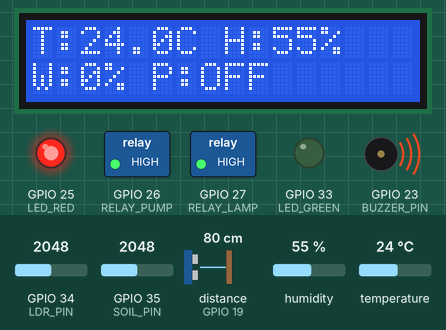
A sketch run on a simulated ESP32. Parts: 16×2 character LCD, switched loads named in the sketch (green lamp = pin HIGH), output pins drawn as LEDs (lit = HIGH), buzzer (waves = sounding, pin HIGH). Wiring (inferred from the names in the program): ultrasonic range finder: trigger GPIO 18; echo GPIO 19. Inputs (shaded band) come from the test bench; at power-on: distance to the obstacle (sensor on GPIO 19) 80 cm, GPIO 35 (SOIL_PIN) = 2048, GPIO 34 (LDR_PIN) = 2048, humidity 55 %, temperature 24 °C (analog values on the 0–4095 scale). The echo pulse lasts 58.3 µs per cm; pins used as bus, display or sensor lines are not drawn; what the sketch prints to the serial monitor is not drawn.

Above: at 3.3 s.
3.4 s: distance to the obstacle (sensor on GPIO 19) set to 16 cm
6.1 s: distance to the obstacle (sensor on GPIO 19) set to 12 cm
At 6.9 s:
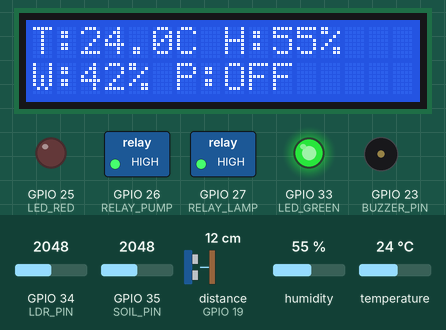
8.8 s: GPIO 35 (SOIL_PIN) set to 2720
13.9 s: GPIO 35 (SOIL_PIN) set to 2807
At 15.5 s:
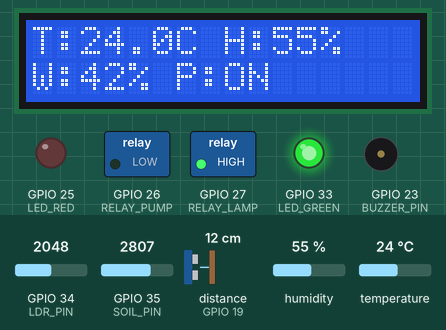
16.6 s: GPIO 34 (LDR_PIN) set to 2146
19.8 s: GPIO 34 (LDR_PIN) set to 2269
At 21.6 s:
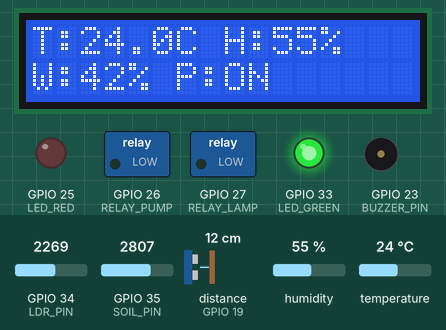
Timing chart, 0 to 23.1 s (numbered marks = the images above; inputs shaded):
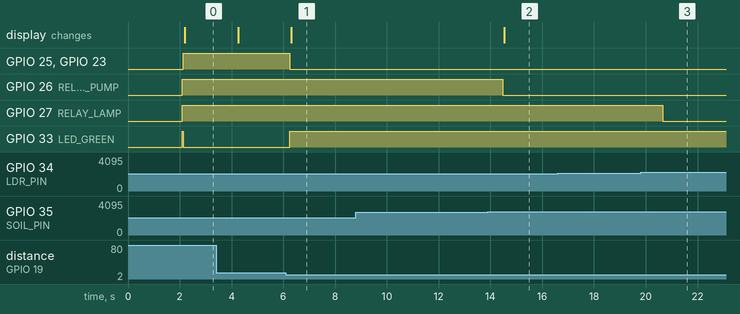

The sketch:

offline.ino
```cpp
// ============================================================
// SMART FARMING - ESP32
// OFFLINE AUTOMATION MODE
// ============================================================
//
// SENSOR
// ------------------------------------------------------------
// Ultrasonic  : TRIG GPIO 18 | ECHO GPIO 19
// LDR         : GPIO 34
// Soil        : GPIO 35
// DHT22       : GPIO 4
//
// OUTPUT
// ------------------------------------------------------------
// Relay Pump  : GPIO 26
// Relay Lamp  : GPIO 27
// Buzzer      : GPIO 23
// LED Red     : GPIO 25
// LED Green   : GPIO 33
//
// LCD I2C
// ------------------------------------------------------------
// SDA         : GPIO 21
// SCL         : GPIO 22
//
// ============================================================

#include <Wire.h>
#include <LiquidCrystal_I2C.h>
#include <DHT.h>


// ============================================================
// PIN CONFIGURATION
// ============================================================

#define TRIG_PIN        18
#define ECHO_PIN        19

#define LDR_PIN         34
#define SOIL_PIN        35

#define DHT_PIN         4
#define DHT_TYPE        DHT22

#define RELAY_PUMP      26
#define RELAY_LAMP      27

#define BUZZER_PIN      23

#define LED_RED         25
#define LED_GREEN       33

#define LCD_SDA         21
#define LCD_SCL         22


// ============================================================
// RELAY LOGIC
// Kebanyakan relay module menggunakan ACTIVE LOW
// ============================================================

#define RELAY_ON        LOW
#define RELAY_OFF       HIGH


// ============================================================
// SOIL MOISTURE CALIBRATION
//
// ADC tinggi = kering
// ADC rendah = basah
//
// Berdasarkan hasil pengujian:
// Basah  : sekitar 1670 - 1776
// Normal : sekitar 2670 - 2800
// ============================================================

#define ADC_DRY         4095
#define ADC_WET         1700


// ============================================================
// SOIL MOISTURE THRESHOLD
//
// < 55%       = KERING
// 55 - 69%    = NORMAL
// >= 70%      = BASAH
//
// Pompa:
// < 55%       = ON
// >= 70%      = OFF
// 55 - 69%    = pertahankan status
// ============================================================

#define SOIL_PUMP_ON    55
#define SOIL_PUMP_OFF   70


// ============================================================
// LDR THRESHOLD
//
// Berdasarkan hasil pengujian:
//
// Terang = sekitar 0 ADC
// Normal = sekitar 1400 ADC
// Gelap  = sekitar 3000+ ADC
//
// Hysteresis:
//
// >= 2200 = Lampu ON
// <= 1700 = Lampu OFF
// ============================================================

#define LDR_ON          2200
#define LDR_OFF         1700


// ============================================================
// WATER TANK
//
// Sensor berada di bagian atas tandon.
//
// <= 5 cm  = PENUH
// 17 cm    = KOSONG
// >= 17 cm = KOSONG
//
// 5 - 17 cm = dihitung menjadi 0 - 100%
// ============================================================

#define WATER_FULL_DISTANCE     5.0
#define WATER_EMPTY_DISTANCE    17.0


// ============================================================
// WATER SAFETY
//
// <= 20% = AIR KRITIS
//
// Jika air <= 20%:
// - Pompa OFF paksa
// - Buzzer ON
// - LED Merah ON
// - LED Hijau OFF
// ============================================================

#define WATER_WARNING_LEVEL     20.0


// ============================================================
// OBJECT
// ============================================================

DHT dht(DHT_PIN, DHT_TYPE);

LiquidCrystal_I2C lcd(0x27, 16, 2);


// ============================================================
// SYSTEM STATE
// ============================================================

bool pumpState = false;
bool lampState = false;
bool alarmState = false;


// ============================================================
// ULTRASONIC FUNCTION
// ============================================================

float readDistance() {

  // Pastikan trigger LOW
  digitalWrite(TRIG_PIN, LOW);
  delayMicroseconds(2);

  // Trigger pulse 10 us
  digitalWrite(TRIG_PIN, HIGH);
  delayMicroseconds(10);
  digitalWrite(TRIG_PIN, LOW);

  // Baca echo
  long duration = pulseIn(
    ECHO_PIN,
    HIGH,
    30000
  );

  // Tidak ada pantulan
  if (duration == 0) {
    return -1;
  }

  // Kecepatan suara = 0.0343 cm/us
  float distance =
    duration * 0.0343 / 2.0;

  return distance;
}


// ============================================================
// WATER LEVEL CALCULATION
// ============================================================

float calculateWaterLevel(float distance) {

  // Sensor error
  if (distance < 0) {
    return -1;
  }

  // ==========================================
  // AIR PENUH
  // ==========================================

  if (distance <= WATER_FULL_DISTANCE) {
    return 100.0;
  }


  // ==========================================
  // AIR KOSONG
  // ==========================================

  if (distance >= WATER_EMPTY_DISTANCE) {
    return 0.0;
  }


  // ==========================================
  // 5 - 17 CM
  // ==========================================

  float level =
    (
      (WATER_EMPTY_DISTANCE - distance)
      /
      (WATER_EMPTY_DISTANCE - WATER_FULL_DISTANCE)
    ) * 100.0;


  return constrain(
    level,
    0.0,
    100.0
  );
}


// ============================================================
// SETUP
// ============================================================

void setup() {

  Serial.begin(115200);

  // ==========================================================
  // PIN MODE
  // ==========================================================

  pinMode(TRIG_PIN, OUTPUT);
  pinMode(ECHO_PIN, INPUT);

  pinMode(LDR_PIN, INPUT);
  pinMode(SOIL_PIN, INPUT);

  pinMode(RELAY_PUMP, OUTPUT);
  pinMode(RELAY_LAMP, OUTPUT);

  pinMode(BUZZER_PIN, OUTPUT);

  pinMode(LED_RED, OUTPUT);
  pinMode(LED_GREEN, OUTPUT);


  // ==========================================================
  // ADC
  // ==========================================================

  analogReadResolution(12);


  // ==========================================================
  // I2C
  // ==========================================================

  Wire.begin(
    LCD_SDA,
    LCD_SCL
  );


  // ==========================================================
  // LCD
  // ==========================================================

  lcd.init();
  lcd.backlight();

  lcd.clear();

  lcd.setCursor(0, 0);
  lcd.print("SMART FARMING");

  lcd.setCursor(0, 1);
  lcd.print("SYSTEM START");

  delay(2000);


  // ==========================================================
  // DHT22
  // ==========================================================

  dht.begin();


  // ==========================================================
  // INITIAL OUTPUT
  // ==========================================================

  pumpState = false;
  lampState = false;
  alarmState = false;

  digitalWrite(
    RELAY_PUMP,
    RELAY_OFF
  );

  digitalWrite(
    RELAY_LAMP,
    RELAY_OFF
  );

  digitalWrite(
    BUZZER_PIN,
    LOW
  );

  digitalWrite(
    LED_RED,
    LOW
  );

  digitalWrite(
    LED_GREEN,
    HIGH
  );


  // ==========================================================
  // SERIAL
  // ==========================================================

  Serial.println();
  Serial.println("================================================");
  Serial.println("          SMART FARMING SYSTEM");
  Serial.println("              OFFLINE MODE");
  Serial.println("================================================");

  Serial.println();
  Serial.println("PIN CONFIGURATION");
  Serial.println("-----------------");

  Serial.println("Ultrasonic : TRIG 18 | ECHO 19");
  Serial.println("LDR        : GPIO 34");
  Serial.println("Soil       : GPIO 35");
  Serial.println("DHT22      : GPIO 4");
  Serial.println("Pump Relay : GPIO 26");
  Serial.println("Lamp Relay : GPIO 27");
  Serial.println("Buzzer     : GPIO 23");
  Serial.println("LED Red    : GPIO 25");
  Serial.println("LED Green  : GPIO 33");
  Serial.println("LCD        : SDA 21 | SCL 22");

  Serial.println();
  Serial.println("SYSTEM READY");
  Serial.println("================================================");
}


// ============================================================
// LOOP
// ============================================================

void loop() {

  // ==========================================================
  // 1. READ SOIL MOISTURE
  // ==========================================================

  int soilADC = analogRead(
    SOIL_PIN
  );


  int moisture = map(
    soilADC,
    ADC_DRY,
    ADC_WET,
    0,
    100
  );


  moisture = constrain(
    moisture,
    0,
    100
  );


  // ==========================================================
  // SOIL STATUS
  // ==========================================================

  String soilStatus;


  if (moisture < 55) {

    soilStatus = "KERING";

  }
  else if (moisture < 70) {

    soilStatus = "NORMAL";

  }
  else {

    soilStatus = "BASAH";
  }


  // ==========================================================
  // 2. READ ULTRASONIC
  // ==========================================================

  float distance = readDistance();


  float waterLevel =
    calculateWaterLevel(
      distance
    );


  // ==========================================================
  // 3. WATER SAFETY ALARM
  // ==========================================================

  if (
    waterLevel >= 0 &&
    waterLevel <= WATER_WARNING_LEVEL
  ) {

    alarmState = true;

  }
  else {

    alarmState = false;
  }


  // ==========================================================
  // 4. PUMP CONTROL
  //
  // PRIORITY:
  //
  // WATER SAFETY > SOIL MOISTURE
  //
  // Jika air kritis:
  // POMPA WAJIB OFF
  // ==========================================================

  if (
    waterLevel >= 0 &&
    waterLevel <= WATER_WARNING_LEVEL
  ) {

    // ==========================================
    // AIR TANDON KRITIS
    // ==========================================

    pumpState = false;

  }
  else if (waterLevel < 0) {

    // ==========================================
    // SENSOR ULTRASONIC ERROR
    //
    // Demi keamanan:
    // Jangan menyalakan pompa
    // ==========================================

    pumpState = false;

  }
  else {

    // ==========================================
    // AIR CUKUP
    //
    // BARU CEK SOIL
    // ==========================================

    if (moisture < SOIL_PUMP_ON) {

      pumpState = true;

    }
    else if (moisture >= SOIL_PUMP_OFF) {

      pumpState = false;

    }

    // 55 - 69%
    // Pertahankan status sebelumnya
  }


  // ==========================================================
  // APPLY PUMP RELAY
  // ==========================================================

  digitalWrite(
    RELAY_PUMP,
    pumpState
      ? RELAY_ON
      : RELAY_OFF
  );


  // ==========================================================
  // 5. READ LDR
  // ==========================================================

  int ldrADC = analogRead(
    LDR_PIN
  );


  // ==========================================================
  // LAMP CONTROL
  //
  // >= 2200 → GELAP → ON
  // <= 1700 → TERANG → OFF
  //
  // 1700 - 2199
  // pertahankan status
  // ==========================================================

  if (ldrADC >= LDR_ON) {

    lampState = true;

  }
  else if (ldrADC <= LDR_OFF) {

    lampState = false;

  }


  // ==========================================================
  // APPLY LAMP RELAY
  // ==========================================================

  digitalWrite(
    RELAY_LAMP,
    lampState
      ? RELAY_ON
      : RELAY_OFF
  );


  // ==========================================================
  // 6. READ DHT22
  // ==========================================================

  float temperature =
    dht.readTemperature();

  float humidity =
    dht.readHumidity();


  // ==========================================================
  // 7. BUZZER
  // ==========================================================

  digitalWrite(
    BUZZER_PIN,
    alarmState
      ? HIGH
      : LOW
  );


  // ==========================================================
  // 8. LED STATUS
  // ==========================================================

  if (alarmState) {

    digitalWrite(
      LED_RED,
      HIGH
    );

    digitalWrite(
      LED_GREEN,
      LOW
    );

  }
  else {

    digitalWrite(
      LED_RED,
      LOW
    );

    digitalWrite(
      LED_GREEN,
      HIGH
    );
  }


  // ==========================================================
  // 9. SERIAL MONITOR
  // ==========================================================

  Serial.println();
  Serial.println("================================================");
  Serial.println("                SENSOR STATUS");
  Serial.println("================================================");


  // -------------------------
  // DHT22
  // -------------------------

  Serial.print("Temperature : ");

  if (isnan(temperature)) {

    Serial.println("ERROR");

  }
  else {

    Serial.print(
      temperature,
      1
    );

    Serial.println(" C");
  }


  Serial.print("Humidity    : ");

  if (isnan(humidity)) {

    Serial.println("ERROR");

  }
  else {

    Serial.print(
      humidity,
      1
    );

    Serial.println(" %");
  }


  // -------------------------
  // SOIL
  // -------------------------

  Serial.print("Soil ADC    : ");
  Serial.println(soilADC);


  Serial.print("Soil        : ");
  Serial.print(moisture);
  Serial.print("% | ");
  Serial.println(soilStatus);


  // -------------------------
  // LDR
  // -------------------------

  Serial.print("LDR ADC     : ");
  Serial.println(ldrADC);


  Serial.print("Lamp        : ");

  if (lampState) {

    Serial.println("ON - GELAP");

  }
  else {

    Serial.println("OFF - TERANG");
  }


  // -------------------------
  // WATER
  // -------------------------

  Serial.print("Water Dist. : ");

  if (distance < 0) {

    Serial.println("ERROR");

  }
  else {

    Serial.print(
      distance,
      2
    );

    Serial.println(" cm");
  }


  Serial.print("Water Level : ");

  if (waterLevel < 0) {

    Serial.println("ERROR");

  }
  else {

    Serial.print(
      waterLevel,
      1
    );

    Serial.println(" %");
  }


  // -------------------------
  // PUMP
  // -------------------------

  Serial.print("Pump        : ");

  if (pumpState) {

    Serial.println("ON");

  }
  else {

    Serial.println("OFF");
  }


  // -------------------------
  // ALARM
  // -------------------------

  Serial.print("Alarm       : ");

  if (alarmState) {

    Serial.println("WARNING - WATER LOW");

  }
  else {

    Serial.println("NORMAL");
  }


  // ==========================================================
  // 10. LCD
  // ==========================================================

  lcd.clear();


  // -------------------------
  // LCD LINE 1
  // Temperature + Humidity
  // -------------------------

  lcd.setCursor(
    0,
    0
  );


  if (!isnan(temperature)) {

    lcd.print("T:");
    lcd.print(
      temperature,
      1
    );
    lcd.print("C ");

  }
  else {

    lcd.print("T:ERR ");
  }


  if (!isnan(humidity)) {

    lcd.print("H:");
    lcd.print(
      humidity,
      0
    );
    lcd.print("%");

  }
  else {

    lcd.print("H:ERR");
  }


  // -------------------------
  // LCD LINE 2
  // Water + Pump
  // -------------------------

  lcd.setCursor(
    0,
    1
  );


  if (waterLevel >= 0) {

    lcd.print("W:");
    lcd.print(
      waterLevel,
      0
    );
    lcd.print("% ");

  }
  else {

    lcd.print("W:ERR ");
  }


  lcd.print("P:");

  if (pumpState) {

    lcd.print("ON");

  }
  else {

    lcd.print("OFF");
  }


  // ==========================================================
  // LOOP DELAY
  // ==========================================================

  delay(2000);
}
```

Measured:
- the behaviour switches between 15 and 14 cm on distance to the obstacle (sensor on GPIO 19) (found by bisection; images 0 and 1)
- the behaviour switches between 2777 and 2778 on GPIO 35 (SOIL_PIN) (found by bisection; images 1 and 2)
- the behaviour switches between 2199 and 2200 on GPIO 34 (LDR_PIN) (found by bisection; images 2 and 3)
- after the input at 6.1 s, GPIO 25 (LED_RED), GPIO 23 (BUZZER_PIN): HIGH → LOW after 0.16 s; GPIO 33 (LED_GREEN): LOW → HIGH after 0.16 s; the display: changes after 0.21 s (image 1)
- after the input at 8.8 s, every drawn part: stays the same
- after the input at 13.9 s, GPIO 26 (RELAY_PUMP): HIGH → LOW after 0.58 s; the display: changes after 0.64 s (image 2)
- after the input at 16.6 s, every drawn part: stays the same
- after the input at 19.8 s, GPIO 27 (RELAY_LAMP): HIGH → LOW after 0.86 s
